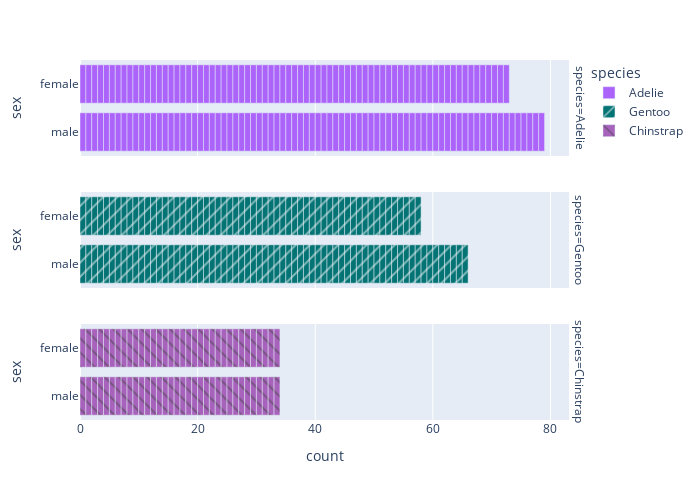

The cell this chart's notebook holds for it:
### Code cell
fig =px.bar( data_frame=data, y = 'sex',

facet_row='species',facet_row_spacing=0.10,

pattern_shape='species',

color='species',

color_discrete_map={'Adeile':'rgb(251,117,4)', 'Chinstrap':'rgb(167,98,188)', 'Gentoo':'rgb(4,115,116)'},

width=700,height=500 )

fig.show()

### Figure 1 — Plotly figure (JSON) as saved in the notebook; plotly's stock layout.template omitted (floating-point values rounded to 4 significant figures; data arrays with more than 128 entries replaced by an {"elided": "..."} marker saying what was removed)
{"data": [{"alignmentgroup": "True", "hovertemplate": "species=Adelie<br>count=%{x}<br>sex=%{y}<extra></extra>", "legendgroup": "Adelie", "marker": {"color": "#ab63fa", "pattern": {"shape": ""}}, "name": "Adelie", "offsetgroup": "Adelie", "orientation": "h", "showlegend": true, "textposition": "auto", "type": "bar", "x": {"elided": "152 int values"}, "xaxis": "x3", "y": {"elided": "152 str values"}, "yaxis": "y3"}, {"alignmentgroup": "True", "hovertemplate": "species=Gentoo<br>count=%{x}<br>sex=%{y}<extra></extra>", "legendgroup": "Gentoo", "marker": {"color": "rgb(4,115,116)", "pattern": {"shape": "/"}}, "name": "Gentoo", "offsetgroup": "Gentoo", "orientation": "h", "showlegend": true, "textposition": "auto", "type": "bar", "x": [1, 1, 1, 1, 1, 1, 1, 1, 1, 1, 1, 1, 1, 1, 1, 1, 1, 1, 1, 1, 1, 1, 1, 1, 1, 1, 1, 1, 1, 1, 1, 1, 1, 1, 1, 1, 1, 1, 1, 1, 1, 1, 1, 1, 1, 1, 1, 1, 1, 1, 1, 1, 1, 1, 1, 1, 1, 1, 1, 1, 1, 1, 1, 1, 1, 1, 1, 1, 1, 1, 1, 1, 1, 1, 1, 1, 1, 1, 1, 1, 1, 1, 1, 1, 1, 1, 1, 1, 1, 1, 1, 1, 1, 1, 1, 1, 1, 1, 1, 1, 1, 1, 1, 1, 1, 1, 1, 1, 1, 1, 1, 1, 1, 1, 1, 1, 1, 1, 1, 1, 1, 1, 1, 1], "xaxis": "x2", "y": ["female", "male", "female", "male", "male", "female", "female", "male", "female", "male", "female", "male", "female", "male", "female", "male", "female", "male", "female", "male", "male", "female", "female", "male", "female", "male", "male", "male", "female", "male", "male", "female", "female", "male", "female", "male", "female", "male", "female", "male", "female", "male", "female", "male", "male", "female", "female", "male", "female", "male", "female", "male", "female", "male", "female", "male", "female", "male", "female", "male", "female", "male", "female", "male", "female", "male", "male", "male", "female", "male", "female", "male", "male", "female", "female", "male", "female", "male", "female", "male", "female", "male", "female", "male", "female", "male", "female", "male", "female", "male", "female", "male", "female", "male", "female", "male", "male", "female", "female", "male", "female", "male", "female", "male", "male", "male", "female", "male", "female", "male", "female", "male", "female", "male", "female", "male", "male", "male", "female", "male", "female", "male", "female", "male"], "yaxis": "y2"}, {"alignmentgroup": "True", "hovertemplate": "species=Chinstrap<br>count=%{x}<br>sex=%{y}<extra></extra>", "legendgroup": "Chinstrap", "marker": {"color": "rgb(167,98,188)", "pattern": {"shape": "\\"}}, "name": "Chinstrap", "offsetgroup": "Chinstrap", "orientation": "h", "showlegend": true, "textposition": "auto", "type": "bar", "x": [1, 1, 1, 1, 1, 1, 1, 1, 1, 1, 1, 1, 1, 1, 1, 1, 1, 1, 1, 1, 1, 1, 1, 1, 1, 1, 1, 1, 1, 1, 1, 1, 1, 1, 1, 1, 1, 1, 1, 1, 1, 1, 1, 1, 1, 1, 1, 1, 1, 1, 1, 1, 1, 1, 1, 1, 1, 1, 1, 1, 1, 1, 1, 1, 1, 1, 1, 1], "xaxis": "x", "y": ["female", "male", "male", "female", "male", "female", "female", "male", "female", "male", "female", "male", "female", "male", "female", "male", "male", "female", "female", "male", "female", "male", "female", "male", "female", "male", "female", "male", "female", "male", "female", "male", "female", "male", "male", "female", "female", "male", "female", "male", "male", "female", "male", "female", "female", "male", "female", "male", "male", "female", "female", "male", "female", "male", "female", "male", "female", "male", "male", "female", "male", "female", "female", "male", "female", "male", "male", "female"], "yaxis": "y"}], "layout": {"annotations": [{"font": {}, "showarrow": false, "text": "species=Chinstrap", "textangle": 90, "x": 0.98, "xanchor": "left", "xref": "paper", "y": 0.1333, "yanchor": "middle", "yref": "paper"}, {"font": {}, "showarrow": false, "text": "species=Gentoo", "textangle": 90, "x": 0.98, "xanchor": "left", "xref": "paper", "y": 0.5, "yanchor": "middle", "yref": "paper"}, {"font": {}, "showarrow": false, "text": "species=Adelie", "textangle": 90, "x": 0.98, "xanchor": "left", "xref": "paper", "y": 0.8667, "yanchor": "middle", "yref": "paper"}], "barmode": "relative", "height": 500, "legend": {"title": {"text": "species"}, "tracegroupgap": 0}, "margin": {"t": 60}, "width": 700, "xaxis": {"anchor": "y", "domain": [0, 0.98], "title": {"text": "count"}}, "xaxis2": {"anchor": "y2", "domain": [0, 0.98], "matches": "x", "showticklabels": false}, "xaxis3": {"anchor": "y3", "domain": [0, 0.98], "matches": "x", "showticklabels": false}, "yaxis": {"anchor": "x", "domain": [0, 0.2667], "title": {"text": "sex"}}, "yaxis2": {"anchor": "x2", "domain": [0.3667, 0.6333], "matches": "y", "title": {"text": "sex"}}, "yaxis3": {"anchor": "x3", "domain": [0.7333, 1], "matches": "y", "title": {"text": "sex"}}}}
